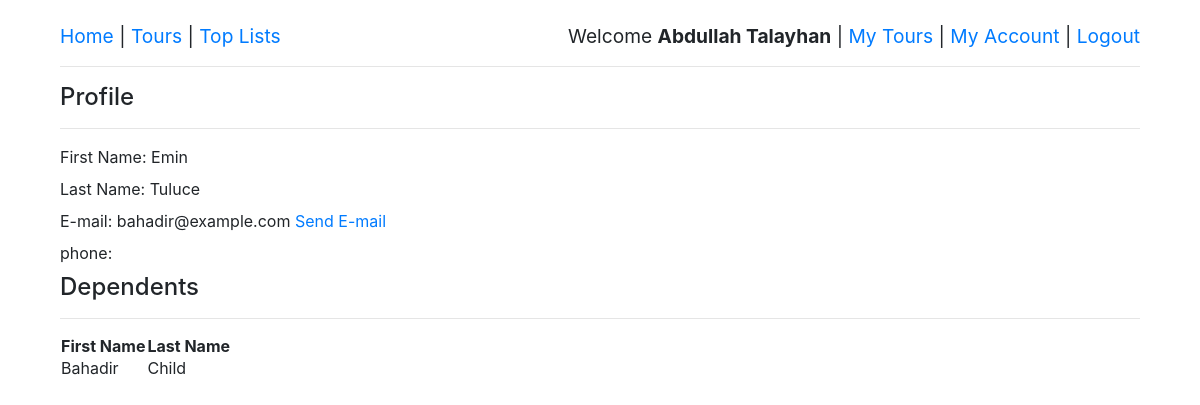
Screenshot of /website/customer_profile.php?id=1 (signed in) with the database file from the repository.
### tables this page shows
CREATE TABLE Account (
    ID INTEGER PRIMARY KEY AUTO_INCREMENT,
    username VARCHAR(50) NOT NULL,
    email VARCHAR(50)  NOT NULL,
    passwd VARCHAR(50) NOT NULL,
    first_name VARCHAR(50),
    middle_name VARCHAR(50),
    last_name VARCHAR(50)
);

CREATE TABLE Dependent (
    national_ID INTEGER PRIMARY KEY,
    customer_ID INTEGER,
    gender VARCHAR(6) NOT NULL,
    date_of_birth DATE NOT NULL,
    first_name VARCHAR(50),
    middle_name VARCHAR(50),
    last_name VARCHAR(50),
    FOREIGN KEY (customer_ID) REFERENCES CustomerAccount(ID)
);

### website/util/session.php (called while the page is built, shortened)
<?php
   if(isset($_SESSION['session_username'])
      && isset($_SESSION['session_fullname'])
      && isset($_SESSION['session_is_staff'])
      && isset($_SESSION['session_id'])) {
      $logged_in = true;
      $current_fullname = $_SESSION['session_fullname'];
      $current_is_staff = $_SESSION['session_is_staff'];
   }
?>

### website/customer_profile.php (the view, shortened to what this page needs)
<?php
    include('util/session.php');
    include('util/visuals.php');
    if (isset($_GET['id'])) {
        $cust_id = $_GET['id'];
    }
    $customer_query = "SELECT first_name, last_name, email
    FROM Account WHERE Account.ID = $cust_id;";
    $customer_result = mysqli_query($db, $customer_query);
    $customer_data = $customer_result->fetch_assoc();
    $first_name = $customer_data['first_name'];
    $last_name =$customer_data['last_name'];
    $email = $customer_data['email'];
?>
<html>
<head>
    <link rel="stylesheet" href="style/style.css"/>
    <link rel="stylesheet" href="lib/bootstrap.min.css"/>
</head>
<body class="content">
    <?php
        if ($logged_in && $current_is_staff) {
            echo get_header($current_fullname, $current_is_staff);
        } else {
            header("location: login.php");
        }
    ?>
    <div class= "profile ">
        <h4> Profile </h4>
        <hr>
        <label>First Name: <?php echo $first_name?></label><br>
        <label>Last Name: <?php echo $last_name?> </label><br>
        <label>E-mail: <?php echo $email?></label>
        <a href=<?php echo "mailto:$email"?>> Send E-mail</a><br>
        <label>phone: </label>
    </div>
    <div class= "dependents">
        <h4> Dependents </h4>
        <hr>
        <?php
            $get_dependent_query = "SELECT first_name, middle_name, last_name FROM Dependent
            WHERE Dependent.customer_ID = $cust_id;";
            $get_dependent_result = mysqli_query($db, $get_dependent_query);
            if($get_dependent_result->num_rows == 0) {
                echo "<p>This customer does not have any dependents yet.</p>";
            }
            else {
                echo "<table>
                <tr>
                    <th> First Name </th>
                    <th> Last Name </th>
                </tr>";
                while($row = $get_dependent_result->fetch_assoc()) {
                    echo "<tr>";
                    echo "<td>" . $row['first_name'] . "</td>";
                    echo "<td>" . $row['last_name'] . "</td>";
                    echo "</tr>";
                }
                echo "</table>";
            }
        ?>
    </div>
</body>
</html>

### website/style/style.css (style rules this page uses)
.content { margin-left: 5%; margin-right: 5%; }

### rows the page displays
account: first_name "Emin", last_name "Tuluce", email "bahadir@example.com"
dependent: first_name "Bahadir", last_name "Child"

### other values shown
$username "Abdullah Talayhan"
